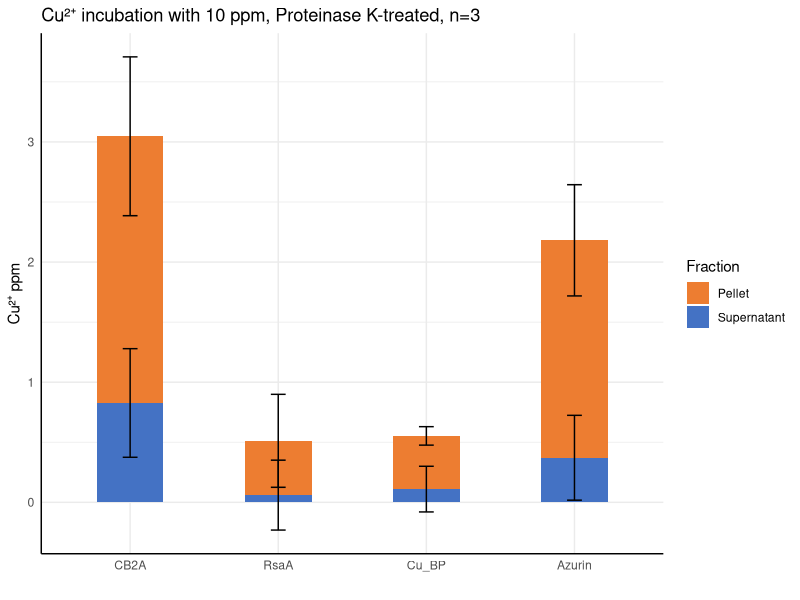
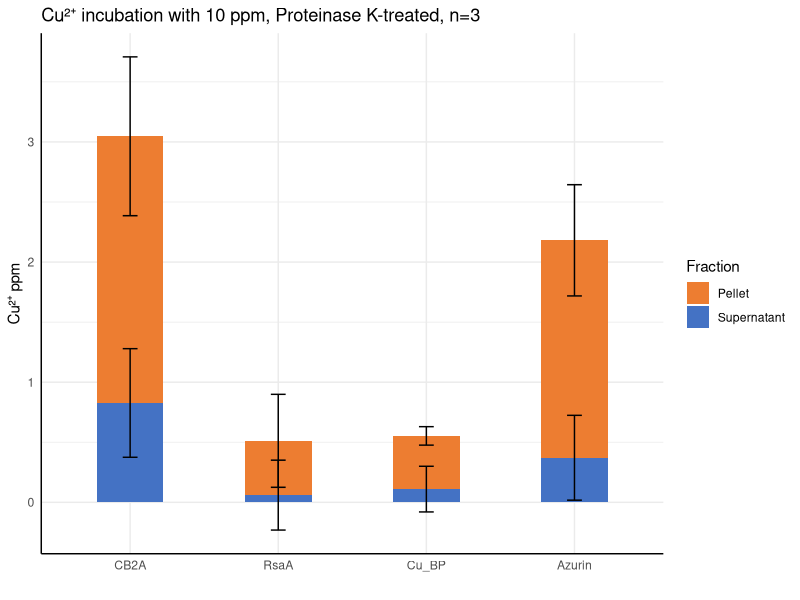

The R source for these figures, in order:
# Load necessary libraries
library(ggplot2)
library(tidyr)
library(dplyr)

# 1. Create the data frame from the image
df <- data.frame(
  Protein = c("CB2A", "RsaA", "Cu_BP", "Azurin"),
  Supernatant = c(0.827, 0.060, 0.110, 0.371),
  SD_Supernatant = c(0.452, 0.291, 0.190, 0.353),
  Pellet = c(2.22, 0.452, 0.443, 1.81),
  SD_Pellet = c(0.661, 0.387, 0.077, 0.463)
)

# 2. Reshape and calculate cumulative positions for error bars
df_long_stacked <- df %>%
  pivot_longer(
    cols = c(Supernatant, Pellet),
    names_to = "Fraction",
    values_to = "Mean_Value"
  ) %>%
  mutate(
    SD_Value = case_when(
      Fraction == "Supernatant" ~ df$SD_Supernatant[match(Protein, df$Protein)],
      Fraction == "Pellet" ~ df$SD_Pellet[match(Protein, df$Protein)]
    )
  ) %>%
  # Crucial step for stacking: Calculate cumulative sum
  arrange(Protein, desc(Fraction)) %>% 
  group_by(Protein) %>%
  mutate(cum_y = cumsum(Mean_Value)) %>%
  # *** NEW: Explicitly set the factor levels for the X-axis order ***
  mutate(Protein = factor(Protein, levels = c("CB2A", "RsaA", "Cu_BP", "Azurin")))


# 3. Create the stacked bar plot with error bars
ggplot(df_long_stacked, aes(x = Protein, y = Mean_Value, fill = Fraction)) +
  geom_bar(stat = "identity", position = "stack", width = 0.45) + 
  geom_errorbar(
    aes(
      ymin = cum_y - SD_Value,
      ymax = cum_y + SD_Value
    ),
    width = 0.1, 
    color = "black"
  ) +
  theme_minimal() +
  theme(
    axis.line = element_line(colour = "black") # This adds the x and y axis lines
  ) +
  labs(
    title = "Cu²⁺ incubation with 10 ppm, Proteinase K-treated, n=3",
    y = "Cu²⁺ ppm",
    x = ""
  ) +
  # Use scale_fill_manual to define specific colors
  scale_fill_manual(values = c("Pellet" = "#ED7D31", "Supernatant" = "#4472C4"))
 

ggsave("CB2Aetal_10ppm_SC_n3.png", width = 10, height = 6, dpi = 300)
